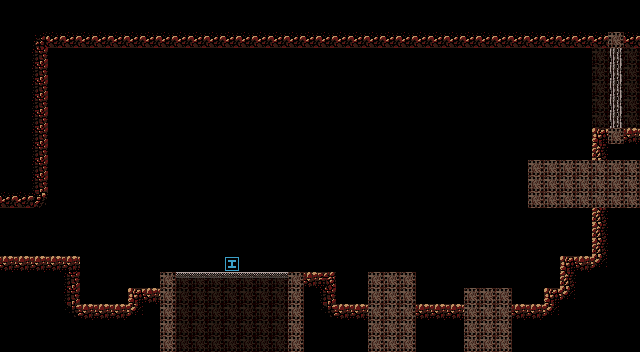

A level layout from a 2D game, rendered from its tile map. Below: a short description, then the map file with its tile-grid data intact:
An orthogonal 40x22 tile map with 16x16 px tiles, 2 tile layers (Background, Collision).

<map version="1.10" tiledversion="1.10.2" orientation="orthogonal" renderorder="right-down" width="40" height="22" tilewidth="16" tileheight="16" infinite="0" nextlayerid="3" nextobjectid="1">
 <tileset firstgid="1" source="../tileset/tileset.tsx" />
 <layer id="2" name="Background" class="Layer" width="40" height="22">
  <properties>
   <property name="type" propertytype="LayerType" value="background" />
  </properties>
  <data encoding="csv">
0,0,0,0,0,0,0,0,0,0,0,0,0,0,0,0,0,0,0,0,0,0,0,0,0,0,0,0,0,0,0,0,0,0,0,0,0,0,0,0,
0,0,0,0,0,0,0,0,0,0,0,0,0,0,0,0,0,0,0,0,0,0,0,0,0,0,0,0,0,0,0,0,0,0,0,0,0,0,0,0,
0,0,0,0,0,0,0,0,0,0,0,0,0,0,0,0,0,0,0,0,0,0,0,0,0,0,0,0,0,0,0,0,0,0,0,0,0,0,0,0,
0,0,0,0,0,0,0,0,0,0,0,0,0,0,0,0,0,0,0,0,0,0,0,0,0,0,0,0,0,0,0,0,0,0,0,0,0,1009,1009,1009,
0,0,0,0,0,0,0,0,0,0,0,0,0,0,0,0,0,0,0,0,0,0,0,0,0,0,0,0,0,0,0,0,0,0,0,0,0,1009,1009,1009,
0,0,0,0,0,0,0,0,0,0,0,0,0,0,0,0,0,0,0,0,0,0,0,0,0,0,0,0,0,0,0,0,0,0,0,0,0,1009,1009,1009,
0,0,0,0,0,0,0,0,0,0,0,0,0,0,0,0,0,0,0,0,0,0,0,0,0,0,0,0,0,0,0,0,0,0,0,0,0,1009,1009,1009,
0,0,0,0,0,0,0,0,0,0,0,0,0,0,0,0,0,0,0,0,0,0,0,0,0,0,0,0,0,0,0,0,0,0,0,0,0,1009,1009,1009,
0,0,0,0,0,0,0,0,0,0,0,0,0,0,0,0,0,0,0,0,0,0,0,0,0,0,0,0,0,0,0,0,0,0,0,0,0,0,0,0,
0,0,0,0,0,0,0,0,0,0,0,0,0,0,0,0,0,0,0,0,0,0,0,0,0,0,0,0,0,0,0,0,0,0,0,0,0,0,0,0,
0,0,0,0,0,0,0,0,0,0,0,0,0,0,0,0,0,0,0,0,0,0,0,0,0,0,0,0,0,0,0,0,0,0,0,0,0,0,0,0,
0,0,0,0,0,0,0,0,0,0,0,0,0,0,0,0,0,0,0,0,0,0,0,0,0,0,0,0,0,0,0,0,0,0,0,0,0,0,0,0,
0,0,0,0,0,0,0,0,0,0,0,0,0,0,0,0,0,0,0,0,0,0,0,0,0,0,0,0,0,0,0,0,0,0,0,0,0,0,0,0,
0,0,0,0,0,0,0,0,0,0,0,0,0,0,0,0,0,0,0,0,0,0,0,0,0,0,0,0,0,0,0,0,0,0,0,0,0,0,0,0,
0,0,0,0,0,0,0,0,0,0,0,0,0,0,0,0,0,0,0,0,0,0,0,0,0,0,0,0,0,0,0,0,0,0,0,0,0,0,0,0,
0,0,0,0,0,0,0,0,0,0,0,0,0,0,0,0,0,0,0,0,0,0,0,0,0,0,0,0,0,0,0,0,0,0,0,0,0,0,0,0,
0,0,0,0,0,0,0,0,0,0,0,0,0,0,0,0,0,0,0,0,0,0,0,0,0,0,0,0,0,0,0,0,0,0,0,0,0,0,0,0,
0,0,0,0,0,0,0,0,0,0,0,1009,1009,1009,1009,1009,1009,1009,0,0,0,0,0,0,0,0,0,0,0,0,0,0,0,0,0,0,0,0,0,0,
0,0,0,0,0,0,0,0,0,0,0,1009,1009,1009,1009,1009,1009,1009,0,0,0,0,0,0,0,0,0,0,0,0,0,0,0,0,0,0,0,0,0,0,
0,0,0,0,0,0,0,0,0,0,0,1009,1009,1009,1009,1009,1009,1009,0,0,0,0,0,0,0,0,0,0,0,0,0,0,0,0,0,0,0,0,0,0,
0,0,0,0,0,0,0,0,0,0,0,1009,1009,1009,1009,1009,1009,1009,0,0,0,0,0,0,0,0,0,0,0,0,0,0,0,0,0,0,0,0,0,0,
0,0,0,0,0,0,0,0,0,0,0,1009,1009,1009,1009,1009,1009,1009,0,0,0,0,0,0,0,0,0,0,0,0,0,0,0,0,0,0,0,0,0,0
</data>
 </layer>
 <layer id="1" name="Collision" width="40" height="22">
  <data encoding="csv">
972,972,972,972,972,972,972,972,972,972,972,972,972,972,972,972,972,972,972,972,972,972,972,972,972,972,972,972,972,972,972,972,972,972,972,972,972,972,972,972,
972,972,972,972,972,972,972,972,972,972,972,972,972,972,972,972,972,972,972,972,972,972,972,972,972,972,972,972,972,972,972,972,972,972,972,972,972,972,972,972,
972,972,942,1004,1004,1004,1004,1004,1004,1004,1004,1004,1004,1004,1004,1004,1004,1004,1004,1004,1004,1004,1004,1004,1004,1004,1004,1004,1004,1004,1004,1004,1004,1004,1004,1004,1004,1004,1008,1004,
972,972,973,0,0,0,0,0,0,0,0,0,0,0,0,0,0,0,0,0,0,0,0,0,0,0,0,0,0,0,0,0,0,0,0,0,0,0,1006,0,
972,972,973,0,0,0,0,0,0,0,0,0,0,0,0,0,0,0,0,0,0,0,0,0,0,0,0,0,0,0,0,0,0,0,0,0,0,0,1006,0,
972,972,973,0,0,0,0,0,0,0,0,0,0,0,0,0,0,0,0,0,0,0,0,0,0,0,0,0,0,0,0,0,0,0,0,0,0,0,1006,0,
972,972,973,0,0,0,0,0,0,0,0,0,0,0,0,0,0,0,0,0,0,0,0,0,0,0,0,0,0,0,0,0,0,0,0,0,0,0,1006,0,
972,972,973,0,0,0,0,0,0,0,0,0,0,0,0,0,0,0,0,0,0,0,0,0,0,0,0,0,0,0,0,0,0,0,0,0,0,0,1006,0,
972,972,973,0,0,0,0,0,0,0,0,0,0,0,0,0,0,0,0,0,0,0,0,0,0,0,0,0,0,0,0,0,0,0,0,0,0,939,1008,940,
972,972,973,0,0,0,0,0,0,0,0,0,0,0,0,0,0,0,0,0,0,0,0,0,0,0,0,0,0,0,0,0,0,0,0,0,0,971,972,972,
972,972,973,0,0,0,0,0,0,0,0,0,0,0,0,0,0,0,0,0,0,0,0,0,0,0,0,0,0,0,0,0,0,1008,1008,1008,1008,1008,1008,1008,
972,972,973,0,0,0,0,0,0,0,0,0,0,0,0,0,0,0,0,0,0,0,0,0,0,0,0,0,0,0,0,0,0,1008,1008,1008,1008,1008,1008,1008,
1004,1004,1005,0,0,0,0,0,0,0,0,0,0,0,0,0,0,0,0,0,0,0,0,0,0,0,0,0,0,0,0,0,0,1008,1008,1008,1008,1008,1008,1008,
0,0,0,0,0,0,0,0,0,0,0,0,0,0,0,0,0,0,0,0,0,0,0,0,0,0,0,0,0,0,0,0,0,0,0,0,0,971,972,972,
0,0,0,0,0,0,0,0,0,0,0,0,0,0,0,0,0,0,0,0,0,0,0,0,0,0,0,0,0,0,0,0,0,0,0,0,0,971,972,972,
0,0,0,0,0,0,0,0,0,0,0,0,0,0,0,0,0,0,0,0,0,0,0,0,0,0,0,0,0,0,0,0,0,0,0,0,0,971,972,972,
940,940,940,940,940,0,0,0,0,0,0,0,0,0,32,0,0,0,0,0,0,0,0,0,0,0,0,0,0,0,0,0,0,0,0,939,940,975,972,972,
972,972,972,972,973,0,0,0,0,0,1008,1007,1007,1007,1007,1007,1007,1007,1008,940,941,0,0,1008,1008,1008,0,0,0,0,0,0,0,0,0,971,972,972,972,972,
972,972,972,972,973,0,0,0,939,940,1008,0,0,0,0,0,0,0,1008,972,973,0,0,1008,1008,1008,0,0,0,1008,1008,1008,0,0,939,975,972,972,972,972,
972,972,972,972,974,940,940,940,975,972,1008,0,0,0,0,0,0,0,1008,972,974,940,940,1008,1008,1008,940,940,940,1008,1008,1008,940,940,975,972,972,972,972,972,
972,972,972,972,972,972,972,972,972,972,1008,0,0,0,0,0,0,0,1008,972,972,972,972,1008,1008,1008,972,972,972,1008,1008,1008,972,972,972,972,972,972,972,972,
972,972,972,972,972,972,972,972,972,972,1008,0,0,0,0,0,0,0,1008,972,972,972,972,1008,1008,1008,972,972,972,1008,1008,1008,972,972,972,972,972,972,972,972
</data>
 </layer>
</map>
